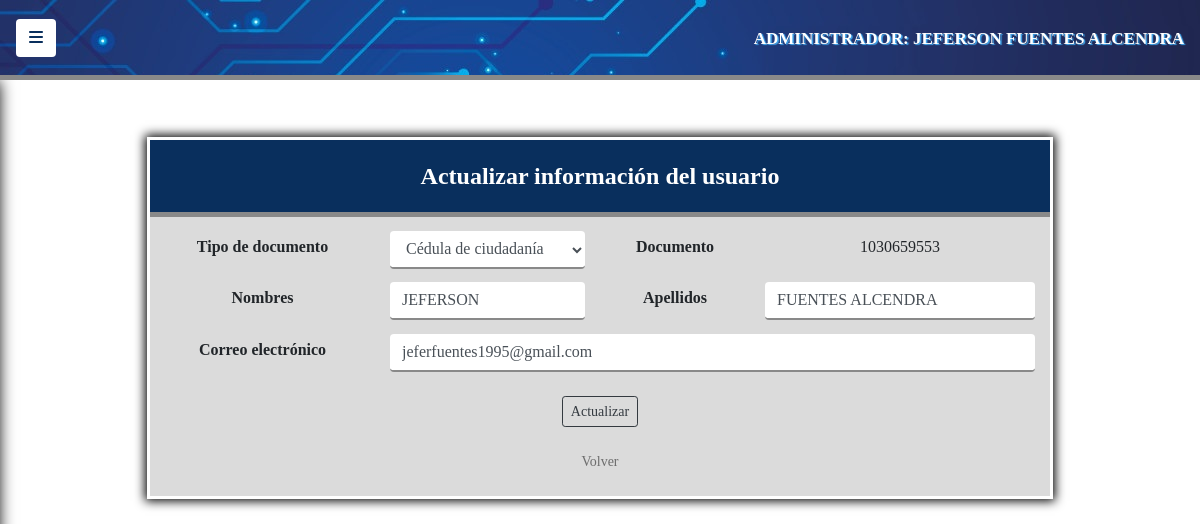
Page /public/admin/models/actualizar_perfil.php (signed in) on the committed database.
### tables this page shows
CREATE TABLE `usuarios` (
  `id_usuario` int(6) NOT NULL,
  `rol` varchar(20) NOT NULL,
  `tipo_documento` varchar(30) NOT NULL,
  `documento` varchar(11) NOT NULL,
  `nombres` varchar(30) NOT NULL,
  `apellidos` varchar(30) NOT NULL,
  `correo` varchar(50) NOT NULL,
  `password` varchar(60) NOT NULL
);

### public/admin/models/actualizar_perfil.php (the view, shortened to what this page needs)
<!DOCTYPE html>
<html lang="es">
	<head>
		<link rel="stylesheet" href="../../../vendor/css/bootstrap.min.css">
		<link rel="stylesheet" href="../../../css/estilos.css">
		<link rel="stylesheet" href="../../../css/simple-sidebar.css">
	</head>
	<body>
    <div class="d-flex toggled" id="wrapper">
      <div id="page-content-wrapper">
      <nav class="navbar navegacion b_bottom">
          <button class="btn boton_menu" id="menu-toggle">
            <i class="fas fa-bars"></i>
          </button>
          <div class="sesion">
            <p class="">
              <?php
                echo $_SESSION["admin"].": ". $_SESSION["nombres"]." ".$_SESSION["apellidos"];
              ?>
            </p>
          </div>
      </nav>
      <?php
        class Datos{
          public function mostrar($doc_perfil){
            include("../../models/conexion.php");
            $cont = "0";
            $doc_perfil = $_SESSION['documento'];
            $sql = "SELECT * FROM usuarios WHERE documento = '$doc_perfil'";
            if (!$result = $db -> query($sql)) {
              die('Hay un error en la consulta [' .$db->error. ']');
            }
            while($row = $result -> fetch_assoc()){
              $ttipo_documento = stripcslashes($row['tipo_documento']);
              $ddocumento = stripcslashes($row['documento']);
              $nnombres = stripcslashes($row['nombres']);
              $aapellidos = stripcslashes($row['apellidos']);
              $ccorreo = stripcslashes($row['correo']);
              $cont = $cont + 1;
            }
            if ($cont != "0") {
?>
            <div class="container div4 color2">
              <form action="../../admin/controllers/perfil.php" method="POST" name="form3">
                <div class="row b_bottom">
                  <div class="col-sm-12 encabezado">
                    Actualizar información del usuario
                  </div>
                </div>
                <div class="row espacio2">
                  <div class="col-sm-3 t_centro negrilla espacio2">
                    <label id="tdoc">Tipo de documento</label>
                  </div>
                  <div class="col-sm-3 t_centro">
                    <?php
                      echo "<select class='form-control inputs' name='tipo_documento' id='tdoc'>";
                      $sql2 = "SELECT * FROM tipo_documento";
                        if(!$result2 = $db ->query($sql2)){
                          die ('Hay un error en la consulta [' .$db->error .']');
                        }
                        while($row2 = $result2->fetch_assoc()){
                          $iid_tipo_documento = stripcslashes($row2["id_tipo_documento"]);
                          $tttipo_documento = stripcslashes($row2["tipo_documento"]);
                          if($iid_tipo_documento==$ttipo_documento){
                            echo"<option value=$iid_tipo_documento SELECTED>$tttipo_documento</option>";
                          }
                        }
                        echo "</select>";
                    ?>
                  </div>
                  <div class="col-sm-2 t_centro negrilla espacio2">
                    Documento
                  </div>
                  <div class="col-sm-4 t_centro espacio2">
                    <?php echo $ddocumento ?>
                  </div>
                </div>
                <div class="row espacio2 negrilla">
                  <div class="col-sm-3 t_centro espacio2">
                    <label id="names">Nombres</label>
                  </div>
                  <div class="col-sm-3 t_centro">
                    <input type="text" id="names" class="form-control inputs" name="nombres" autocomplete="off" value="<?php echo $nnombres ?>">
                  </div>
                  <div class="col-sm-2 t_centro espacio2">
                    <label id="lastname">Apellidos</label>
                  </div>
                  <div class="col-sm-4 t_centro">
                    <input type="text" id="lastname" class="form-control inputs" name="apellidos" autocomplete="off" value="<?php echo $aapellidos ?>">
                  </div>
                </div>
                <div class="row espacio2">
                  <div class="col-sm-3 t_centro negrilla espacio2">
                    <label id="mail">Correo electrónico</label>
                  </div>
                  <div class="col-sm-9 t_centro">
                    <input type="text" id="mail" class="form-control inputs" name="correo" autocomplete="off" value="<?php echo $ccorreo ?>">
                  </div>
                </div>
                <br>
                <div class="row centro ">
                  <button type="button" onclick="return validar()" class="btn btn-sm btn-outline-dark">
                    Actualizar
                  </button>
                </div>
                <br>
                <div class="row centro">
                  <a href="../../admin/views/home.php" class="links">Volver</a>
                </div>
                <br>
              </form>
            </div>
<?php
      }
    }
  }
        $doc_perfil = $_SESSION["documento"];
        $nuevo = new Datos();
        $nuevo->mostrar($doc_perfil);
?>
	</body>
</html>

### css/estilos.css (style rules this page uses)
* { box-sizing: border-box; -webkit-box-sizing: border-box; -moz-box-sizing: border-box; margin: 0; padding: 0; font-family: "Corbel"; }
body { background-image: url("../files/img/fondo.jpg"); }
.color2 { background: rgba(137, 137, 137, 0.3); }
.div4 { width: 75%; margin-top: 5%; box-shadow:0 0 0 3px #fff, 0 0 10px 5px #000; }
.negrilla { font-weight: bold; }
.encabezado { color: #fff; text-align: center; padding-top: 2%; padding-bottom: 2%; font-size: 24px; font-weight: bold; background: #092F5D; }
.navegacion { background-image: url("../files/img/banner5.jpg"); height: 80px; border-bottom: 5px solid #898989; }
.sesion { margin-top: auto; color: #fff; font-size: 17px; margin-left: 1.6%; font-weight: bold; text-shadow: 1.5px 1px 1px #42A9EF; }
.espacio2 { padding-top: 1%; }
.centro { justify-content: center; }
.t_centro { text-align: center; }
.inputs { border:none; border-bottom: 2px solid #898989; margin-top: 5px; }
.b_bottom { border-bottom: 5px solid #898989; }
.links { text-decoration: none; color:rgba(0, 0, 0, 0.5); font-size: 14px; }
.boton_menu { background: #fff; color:#092F5D; font-size: 16px; }

### css/simple-sidebar.css (style rules this page uses)
body { overflow-x: hidden; }
#page-content-wrapper { min-width: 100vw; }
@media (min-width: 768px) { #page-content-wrapper { min-width: 0; width: 100%; } }

### rows in the picture
usuarios: documento "1030659553", nombres "JEFERSON", apellidos "FUENTES ALCENDRA", correo "jeferfuentes1995@gmail.com"

### other values in the picture
$_SESSION["admin"] "ADMINISTRADOR"
$_SESSION["nombres"] "JEFERSON"
$_SESSION["apellidos"] "FUENTES ALCENDRA"
form field tipo_documento "Cédula de ciudadanía"
